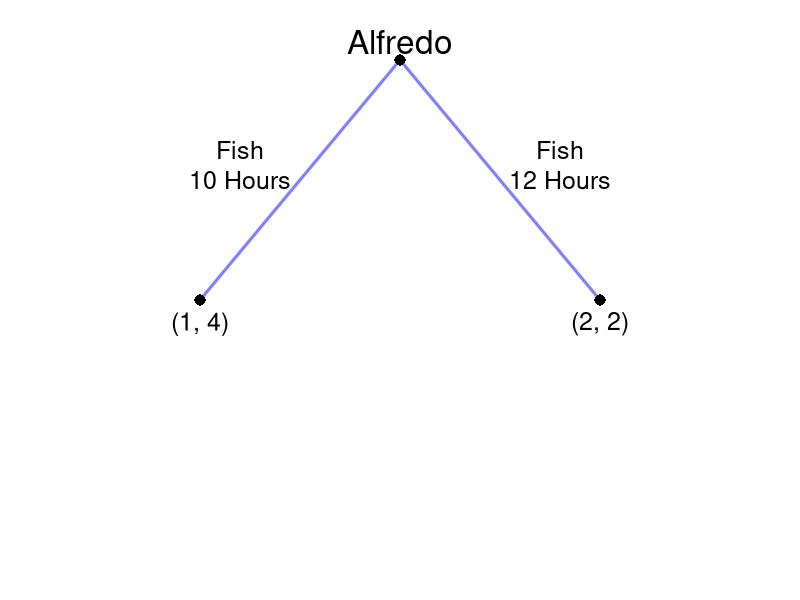

Write R code to recreate this figure.
require(shape)
pdf(file = "people/sequential_fishermen_player1.pdf", width = 9, height = 7)

#Set parameters for graphics
axislabelsize <- 1.5
labelsize <- 2
actionlabelsize <- 1.5
graphlinewidth <- 3
segmentlinewidth <- 2
nodesize <- 1.5

COL <- c("#7fc97f", "#beaed4", "#fdc086", "#ffff99", "#386cb0", "#f0027f", "#bf5b17", "#666666")
COLA <- c("#99d8c9","#66c2a4","#41ae76", "#238b45", "#005824")
COLB <- c("#4eb3d3", "#2b8cbe", "#0868ac","#084081")

par(mar =  c(0, 0, 0, 0))

xlims <- c(0, 10)
ylims <- c(0, 10)

npts <- 501 
x <- seq(xlims[1], xlims[2], length.out = npts)
y <- seq(ylims[1], ylims[2], length.out = npts) 

plot(0, 0, xlim = xlims, ylim = ylims, type = "n",
     xlab = expression(paste("")),
     ylab = expression(paste("")), 
     xaxt = "n", 
     yaxt = "n", 
     cex.lab = axislabelsize, 
     bty = "n",
     xaxs="i", 
     yaxs="i")

ticksy <- seq(from = 0, to = ylims[2], by = 2)
ylabels <- seq(from = 0, to = ylims[2], by = 2)
ticksx <- seq(from = 0, to = xlims[2], by = 2)
xlabels <- seq(from = 0, to = xlims[2], by = 2)

#Branches for Alfredo
#Fish 10
segments(5, 9, 2.5, 5, lty = 1, col = rgb(0, 0, 1, 0.5), lwd = graphlinewidth)
#Fish 12
segments(5, 9, 7.5, 5, lty = 1, col = rgb(0, 0, 1, 0.5), lwd = graphlinewidth)
#Initial node
points(5, 9, pch = 16, col = "black", cex = nodesize)

#P1 Nodes
points(2.5, 5, pch = 16, col = "black", cex = nodesize)
points(7.5, 5, pch = 16, col = "black", cex = nodesize)


text(5, 9.3, expression(paste("Alfredo")), cex = labelsize)

text(3, 7.5, expression(paste("Fish")), cex = actionlabelsize)
text(3, 7, expression(paste("10 Hours")), cex = actionlabelsize)
text(7, 7.5, expression(paste("Fish")), cex = actionlabelsize)
text(7, 7, expression(paste("12 Hours")), cex = actionlabelsize)

#Payoffs 
text(2.5, 4.6, expression("(1, 4)"), cex = actionlabelsize)
text(7.5, 4.6, expression("(2, 2)"), cex = actionlabelsize)

dev.off()
